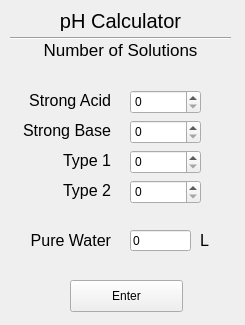
<?xml version="1.0" encoding="UTF-8"?>
<ui version="4.0">
 <class>Form</class>
 <widget class="QWidget" name="Form">
  <property name="geometry">
   <rect>
    <x>0</x>
    <y>0</y>
    <width>245</width>
    <height>325</height>
   </rect>
  </property>
  <property name="windowTitle">
   <string>pH Calculator</string>
  </property>
  <widget class="QLabel" name="label">
   <property name="geometry">
    <rect>
     <x>10</x>
     <y>10</y>
     <width>221</width>
     <height>21</height>
    </rect>
   </property>
   <property name="font">
    <font>
     <pointsize>15</pointsize>
    </font>
   </property>
   <property name="text">
    <string>pH Calculator</string>
   </property>
   <property name="alignment">
    <set>Qt::AlignCenter</set>
   </property>
  </widget>
  <widget class="QLabel" name="label_2">
   <property name="geometry">
    <rect>
     <x>10</x>
     <y>40</y>
     <width>221</width>
     <height>20</height>
    </rect>
   </property>
   <property name="font">
    <font>
     <pointsize>13</pointsize>
    </font>
   </property>
   <property name="text">
    <string>Number of Solutions</string>
   </property>
   <property name="alignment">
    <set>Qt::AlignCenter</set>
   </property>
  </widget>
  <widget class="Line" name="line">
   <property name="geometry">
    <rect>
     <x>10</x>
     <y>30</y>
     <width>221</width>
     <height>16</height>
    </rect>
   </property>
   <property name="orientation">
    <enum>Qt::Horizontal</enum>
   </property>
  </widget>
  <widget class="QLabel" name="label_3">
   <property name="geometry">
    <rect>
     <x>10</x>
     <y>90</y>
     <width>101</width>
     <height>21</height>
    </rect>
   </property>
   <property name="font">
    <font>
     <pointsize>12</pointsize>
    </font>
   </property>
   <property name="text">
    <string>Strong Acid</string>
   </property>
   <property name="alignment">
    <set>Qt::AlignRight|Qt::AlignTrailing|Qt::AlignVCenter</set>
   </property>
  </widget>
  <widget class="QSpinBox" name="strongAcid">
   <property name="geometry">
    <rect>
     <x>130</x>
     <y>90</y>
     <width>71</width>
     <height>24</height>
    </rect>
   </property>
  </widget>
  <widget class="QLabel" name="label_4">
   <property name="geometry">
    <rect>
     <x>10</x>
     <y>120</y>
     <width>101</width>
     <height>21</height>
    </rect>
   </property>
   <property name="font">
    <font>
     <pointsize>12</pointsize>
    </font>
   </property>
   <property name="text">
    <string>Strong Base</string>
   </property>
   <property name="alignment">
    <set>Qt::AlignRight|Qt::AlignTrailing|Qt::AlignVCenter</set>
   </property>
  </widget>
  <widget class="QSpinBox" name="strongBase">
   <property name="geometry">
    <rect>
     <x>130</x>
     <y>120</y>
     <width>71</width>
     <height>24</height>
    </rect>
   </property>
  </widget>
  <widget class="QLabel" name="label_5">
   <property name="geometry">
    <rect>
     <x>10</x>
     <y>150</y>
     <width>101</width>
     <height>21</height>
    </rect>
   </property>
   <property name="font">
    <font>
     <pointsize>12</pointsize>
    </font>
   </property>
   <property name="text">
    <string>Type 1</string>
   </property>
   <property name="alignment">
    <set>Qt::AlignRight|Qt::AlignTrailing|Qt::AlignVCenter</set>
   </property>
  </widget>
  <widget class="QLabel" name="label_6">
   <property name="geometry">
    <rect>
     <x>10</x>
     <y>180</y>
     <width>101</width>
     <height>21</height>
    </rect>
   </property>
   <property name="font">
    <font>
     <pointsize>12</pointsize>
    </font>
   </property>
   <property name="text">
    <string>Type 2</string>
   </property>
   <property name="alignment">
    <set>Qt::AlignRight|Qt::AlignTrailing|Qt::AlignVCenter</set>
   </property>
  </widget>
  <widget class="QSpinBox" name="type1">
   <property name="geometry">
    <rect>
     <x>130</x>
     <y>150</y>
     <width>71</width>
     <height>24</height>
    </rect>
   </property>
  </widget>
  <widget class="QSpinBox" name="type2">
   <property name="geometry">
    <rect>
     <x>130</x>
     <y>180</y>
     <width>71</width>
     <height>24</height>
    </rect>
   </property>
  </widget>
  <widget class="QLabel" name="label_7">
   <property name="geometry">
    <rect>
     <x>10</x>
     <y>230</y>
     <width>101</width>
     <height>21</height>
    </rect>
   </property>
   <property name="font">
    <font>
     <pointsize>12</pointsize>
    </font>
   </property>
   <property name="text">
    <string>Pure Water</string>
   </property>
   <property name="alignment">
    <set>Qt::AlignRight|Qt::AlignTrailing|Qt::AlignVCenter</set>
   </property>
  </widget>
  <widget class="QLineEdit" name="pureWater">
   <property name="geometry">
    <rect>
     <x>130</x>
     <y>230</y>
     <width>61</width>
     <height>21</height>
    </rect>
   </property>
   <property name="text">
    <string>0</string>
   </property>
  </widget>
  <widget class="QLabel" name="label_8">
   <property name="geometry">
    <rect>
     <x>200</x>
     <y>230</y>
     <width>16</width>
     <height>21</height>
    </rect>
   </property>
   <property name="font">
    <font>
     <pointsize>12</pointsize>
    </font>
   </property>
   <property name="text">
    <string>L</string>
   </property>
   <property name="alignment">
    <set>Qt::AlignLeading|Qt::AlignLeft|Qt::AlignVCenter</set>
   </property>
  </widget>
  <widget class="QPushButton" name="enterButton">
   <property name="geometry">
    <rect>
     <x>70</x>
     <y>280</y>
     <width>113</width>
     <height>32</height>
    </rect>
   </property>
   <property name="text">
    <string>Enter</string>
   </property>
  </widget>
 </widget>
 <resources/>
 <connections/>
</ui>
